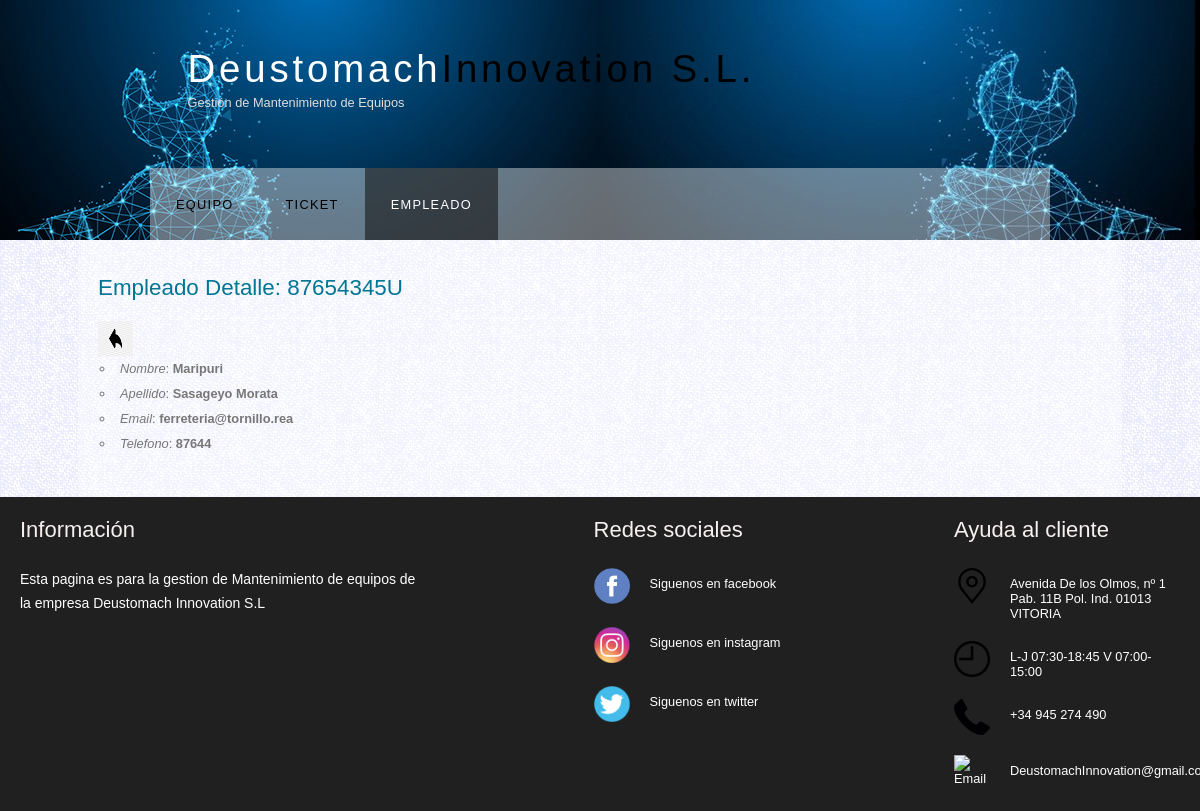
/myapp/detailEmpleado/8/ (signed in), run on the app's committed database.
### myapp/models.py (models this page shows, shortened)
class Empleado(models.Model):
    nombre = models.CharField(max_length=25)
    apellidos = models.CharField(max_length=50)
    email= models.CharField(max_length=50)
    telefono = models.IntegerField(default=0)
    dni = models.CharField(max_length=9)

### myapp/views.py (the view)
# urls.py: path('myapp/detailEmpleado/<int:pk>/', login_required( EmpleadoDetailView.as_view(), login_url='http://127.0.0.1:8000/myapp/login/') , name='DetailEmpleado'),
class EmpleadoDetailView(DetailView):
    model = Empleado
    template_name = 'detailEmpleado.html'
    queryset = Empleado.objects.all()

### myapp/templates/detailEmpleado.html
{% extends 'base3.html' %}
{% load static %}
{% block main %}
<div >
    <div >
        <h1>Empleado Detalle: {{ object.dni }}</h1>
        <a href="http://127.0.0.1:8000/myapp/listaEmpleado/"><img class="atras" src="{% static 'imagenes/atras.png' %}" width="35px" height="35px" title="Pulsa para volver a la página anterior"></a>
        <ul>
            <li><em>Nombre</em>: <strong>{{ object.nombre }}</strong></li>
            <li><em>Apellido</em>: <strong>{{ object.apellidos }}</strong></li>
            <li><em>Email</em>: <strong>{{ object.email }}</strong></li>
            <li><em>Telefono</em>: <strong>{{ object.telefono }}</strong></li>
        </ul>
    </div>
</div>
{% endblock %}

### myapp/static/style/style.css (style rules this page uses)
html { height: 100%; }
* { margin: 0; padding: 0; }
body { font: normal .80em 'trebuchet ms', arial, sans-serif; background: #F0EFE2 url(../imagenes/background.png) repeat; color: #777; }
img { border: 0; }
h1, h3 { font: normal 175% 'century gothic', arial, sans-serif; color: #007694; margin: 0 0 15px 0; padding: 15px 0 5px 0; }
a { text-decoration: none; color: #000; }
ul { margin: 2px 0 22px 17px; }
ul li { list-style-type: circle; margin: 0 0 6px 0; padding: 0 0 4px 5px; }

### data on the page
Empleado: dni "87654345U", nombre "Maripuri", apellidos "Sasageyo Morata", email "ferreteria@tornillo.rea", telefono "87644"
